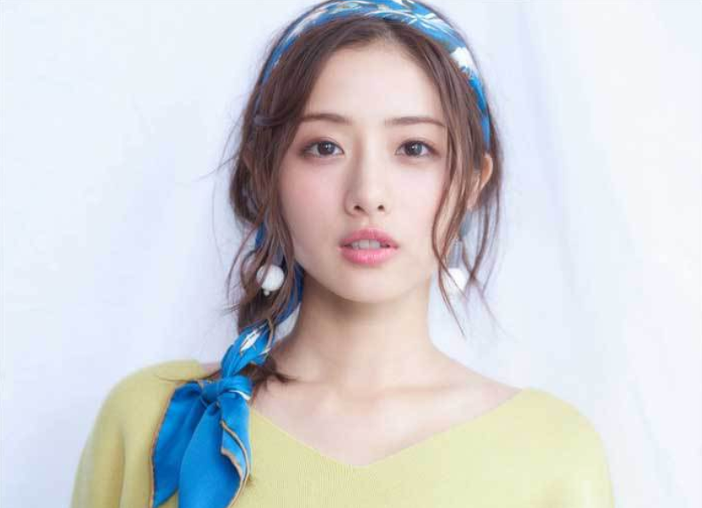
#> input picture Mindslab_CodingTest/datas/original/sample.png, 702 x 508 px
$ python paste_image.py
#> lines starting #> are read from the running program, lines starting #| are printed output that depends on the picture
# 자른 이미지를 다시 연결해서 붙여주는 기능을 구현
# cut_image.py에서 자른 이미지를 가져다 씁니다.
import os
import numpy as np
import matplotlib.pyplot as plt
from PIL import Image
from common import column_number, row_number
from itertools import product

originImg = Image.open('./datas/original/sample.png')
#> originImg is the input picture: PIL image 702x508 RGBA; mean R, G, B, A 208.5, 208.6, 212.2, 255
originWidth, originHeight = originImg.size
#> originWidth = 702; originHeight = 508

# 자른 파일이 저장된 경로에서 이미지 경로 가져오기
path = './datas/cuted_images/'
file_list = os.listdir(path)
file_list = sorted(file_list)

# 가져온 이미지 경로로 이미지를 가져와서 저장 및 출력
sub_images = []
count = 1
for sub_image_path in file_list:
    if sub_image_path == '.DS_Store':
        continue

    sub_image = Image.open(path + sub_image_path)
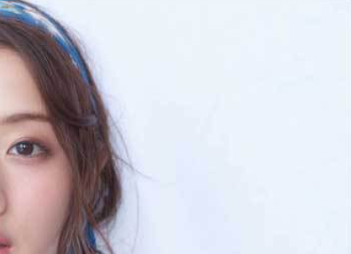
#> input picture Mindslab_CodingTest/datas/cuted_images/test_1.png, 351 x 254 px
#> sub_image is the input picture: PIL image 351x254 RGBA; mean R, G, B, A 204.9, 202.9, 211.3, 255
    sub_images.append(sub_image)

    plt.subplot(row_number, column_number, count)
    plt.title('test_' + str(count) + '.png')
    plt.imshow(sub_image)
    count += 1

plt.tight_layout()
plt.show()

# 이미지를 체크해서 어떻게 돌아갔는지 확인하기 위해서
# 1. 각 이미지들에 대해 모두 mirroring, flipping, rotation을 시킨 이미지를 저장
# 2. 저장된 각 이미지들을 모두 붙여 합성된 이미지를 만듦
# 3. 최종적으로 합성된 이미지를 대상으로 edge 픽셀 체크
# 의 방식으로 진행될 예정

# 우선 이미지들을 모두 변환시켜 저장한다.
# 한 눈에 보기 쉽게 모두 출력합니다.
transformed_images = []
for image in sub_images:
    # 변형될 이미지를 담을 리스트
    transformed_image_list = []

    # 변환 안한 경우
    original_image = image
    plt.subplot(3, 3, 1)
    plt.title('original')
    plt.imshow(original_image)

    # 한 가지 변환을 했다고 가정할 경우
    mirroring_image = image.transpose(Image.FLIP_LEFT_RIGHT)
    plt.subplot(3, 3, 2)
    plt.title('mirroring')
    plt.imshow(mirroring_image)

    flipping_image = image.transpose(Image.FLIP_TOP_BOTTOM)
    plt.subplot(3, 3, 3)
    plt.title('flipping')
    plt.imshow(flipping_image)

    width, height = image.size
    if width > height:
        tempImg = Image.new("RGB",(width, width))
    else:
        tempImg = Image.new("RGB",(height, height))

    tempImg.paste(image, box=(0, 0))
    tempImg = tempImg.rotate(-90)
    rotation_image = tempImg
    rotation_image = tempImg.crop((0, 0, height, width))

    plt.subplot(3, 3, 4)
    plt.title('rotation')
    plt.imshow(rotation_image)

    # 두 가지 이상의 변환을 했다고 가정할 경우
    # rotate가 제일 마지막 변환이므로 rotate가 들어간 변환은 로테이션된 이미지를 변형한다.
    # 1) 미러링과 플리핑
    mirror_and_flip_image = mirroring_image.transpose(Image.FLIP_TOP_BOTTOM)
    plt.subplot(3, 3, 5)
    plt.title('mirror_and_flip')
    plt.imshow(mirror_and_flip_image)

    # 2) 로테이트 및 미러링
    rotate_and_mirror_image = rotation_image.transpose(Image.FLIP_LEFT_RIGHT)
    plt.subplot(3, 3, 6)
    plt.title('rotate_and_mirror')
    plt.imshow(rotate_and_mirror_image)

    # 3) 로테이트 및 플리핑
    rotate_and_flip_image = rotation_image.transpose(Image.FLIP_TOP_BOTTOM)
    plt.subplot(3, 3, 7)
    plt.title('rotate_and_flip')
    plt.imshow(rotate_and_flip_image)

    # 세 가지 모두 변환을 했다고 가정할 경우
    # 마찬가지로 로테이션을 먼저 해주고 나머지 작업을 진행한다.
    rotate_and_flip_and_mirror = rotate_and_flip_image.transpose(Image.FLIP_LEFT_RIGHT)
    plt.subplot(3, 3, 8)
    plt.title('rotate_and_flip_and_mirror')
    plt.imshow(rotate_and_flip_and_mirror)

    # Q. 변환 후 이미지가 width, height가 맞지 않으면 여기서 날려도 되지 않을까?
    # A. 내가 원하는 이미지가 rotation version이 아니라면 날려도 될 것 같다.

    # 모두 담는다.
    transformed_image_list.append(original_image)
    transformed_image_list.append(mirroring_image)
    transformed_image_list.append(flipping_image)
    transformed_image_list.append(rotation_image)
    transformed_image_list.append(mirror_and_flip_image)
    transformed_image_list.append(rotate_and_mirror_image)
    transformed_image_list.append(rotate_and_flip_image)
    transformed_image_list.append(rotate_and_flip_and_mirror)

    # 리스트에 담아준다.
    transformed_images.append(transformed_image_list)

    plt.tight_layout()
    plt.show()
#> this loop made 3 passes
#> (width, height) on passes 1 to 3: (351, 254), (254, 351), (351, 254)
#> pass 1, `mirroring_image = image.transpose(Image.FLIP_LEFT_RIGHT)`:
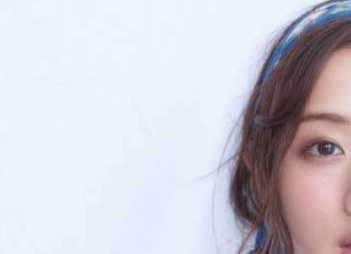
#> mirroring_image: PIL image 351x254 RGBA; mean R, G, B, A 204.9, 202.9, 211.3, 255
#> pass 1, `flipping_image = image.transpose(Image.FLIP_TOP_BOTTOM)`:
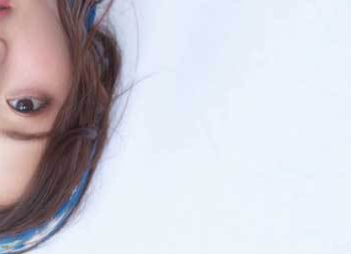
#> flipping_image: PIL image 351x254 RGBA; mean R, G, B, A 204.9, 202.9, 211.3, 255
#> pass 1, `tempImg = tempImg.rotate(-90)`:
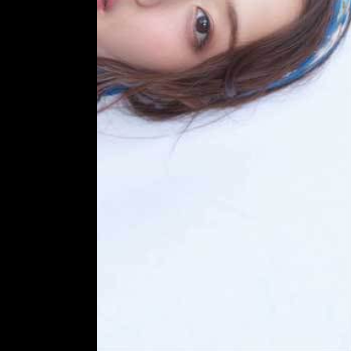
#> tempImg: PIL image 351x351 RGB; mean R, G, B 148.3, 146.8, 152.9
#> pass 1, `plt.show()`:
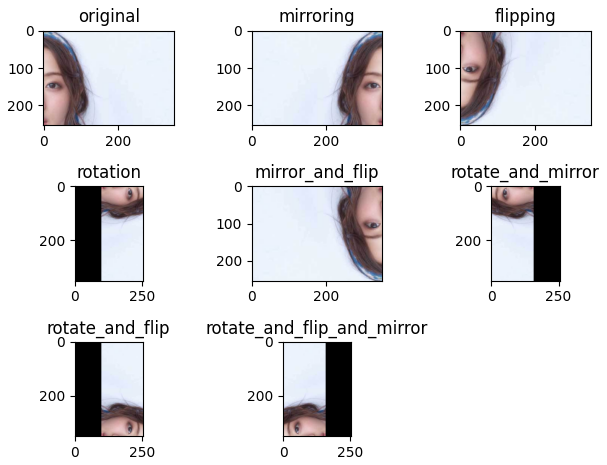
#> figure drawn by matplotlib, 8 panels
#> pass 2, `plt.show()`:
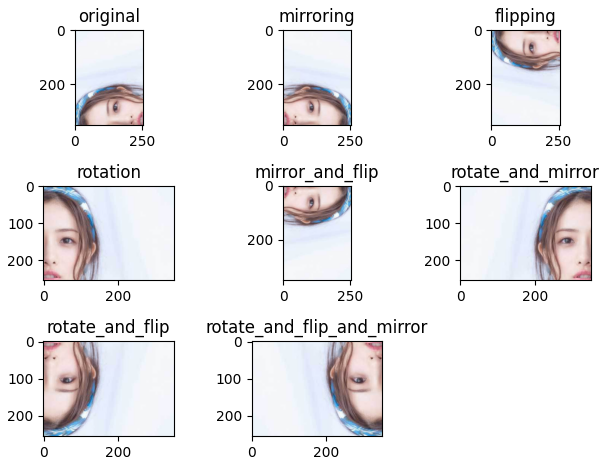
#> figure drawn by matplotlib, 8 panels
#> after the loop:
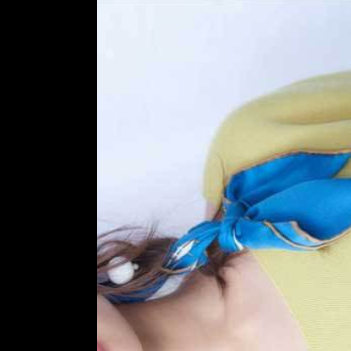
#> tempImg: PIL image 351x351 RGB; mean R, G, B 129.5, 136.9, 141.7
#> after the loop, transformed_images = 3 items

# 저장된 각 이미지들을 합성해보자!
# 각 리스트 별로 하나씩 아이템을 가져와서 조합을 시도하자
# 조합을 이렇게 하면 나올 수 있는 정상적인 이미지는 원본 이미지밖에 없다.
temp_pasted_image = list(product(*transformed_images))
#> temp_pasted_image = 512 items
pasted_image_list = []

# 각 리스트별로 이미지 조합
# 2 by 2 이미지 기준으로 4096개의 이미지가 생성됨..
# 이 부분에서 n by m 도 가능하게 수정할 수 있다.
# 일단은 기능 구현을 위해 2 by 2 기준으로 작성
count = 0
for i in range(0, len(temp_pasted_image)):
    imglist = temp_pasted_image[i]
    # 이미지 생성 후 붙임
    pasted_image = Image.new("RGB",(originWidth, originHeight))
    pasted_image.paste(imglist[0], box=(0, 0))
    pasted_image.paste(imglist[1], box=(int(originWidth / 2), 0))
    pasted_image.paste(imglist[2], box=(0, int(originHeight / 2)))
#> (the run stopped early here; a loop or call above may not have finished)
